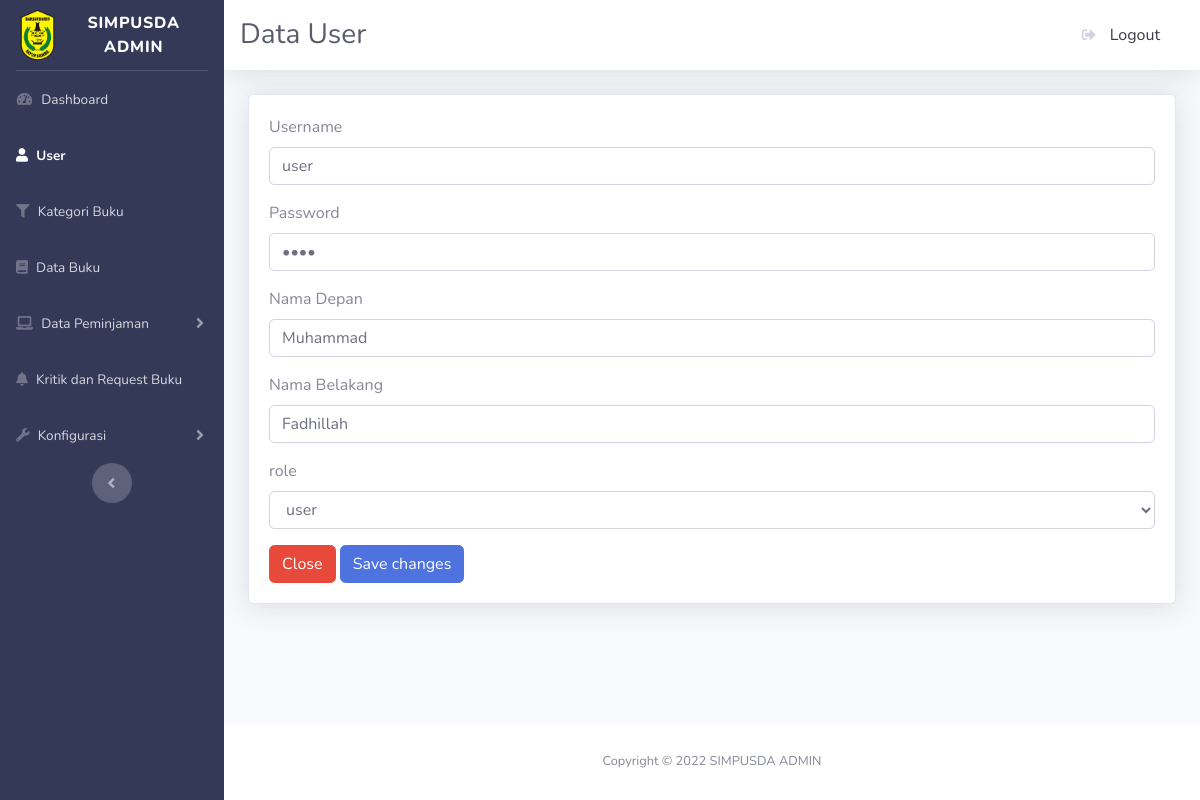
Screenshot of /admin/edituser.php?id=1 with the database file from the repository.
### tables this page shows
CREATE TABLE `m_user` (
  `id` int(10) UNSIGNED NOT NULL,
  `username` varchar(25) NOT NULL,
  `password` varchar(25) NOT NULL,
  `nama_depan` varchar(25) NOT NULL,
  `nama_belakang` varchar(25) NOT NULL,
  `m_role_id` int(10) UNSIGNED NOT NULL
);

### admin/edituser.php (the view, shortened to what this page needs)
<?php
include_once("config.php");
$stmt_user = $pdo_conn->prepare("SELECT * FROM m_user WHERE id=" ."'" . $_GET['id'] . "'");
$stmt_user->execute();
$result_user = $stmt_user->fetchAll();
?>
<?php
include_once("config.php");
?>
<!DOCTYPE html>
<html lang="en">
<head>
    <link href="vendor/fontawesome-free/css/all.min.css" rel="stylesheet" type="text/css">
    <link href="css/sb-admin-2.min.css" rel="stylesheet">
    <link href="vendor/datatables/dataTables.bootstrap4.min.css" rel="stylesheet">
</head>
<body id="page-top">
    <div id="wrapper">
        <ul class="navbar-nav bg-gradient-primary sidebar sidebar-dark accordion" id="accordionSidebar">
            <a class="sidebar-brand d-flex align-items-center justify-content-center" href="index.php">
                <div class="sidebar-brand-icon">
                    <img class="logo-abbr" height="60px" src="./img/logobaru.png" alt="">
                </div>
                <div class="sidebar-brand-text mx-3">SIMPUSDA ADMIN</div>
            </a>
            <hr class="sidebar-divider my-0">
            <li class="nav-item">
                <a class="nav-link" href="index.php">
                    <i class="fas fa-fw fa-tachometer-alt"></i>
                    <span>Dashboard</span></a>
            </li>
            <li class="nav-item active">
                <a class="nav-link" href="user.php">
                    <i class="fa fa-user"></i>
                    <span>User</span></a>
            </li>
            <li class="nav-item">
                <a class="nav-link" href="kategoribuku.php">
                    <i class="fa fa-filter"></i>
                    <span>Kategori Buku</span></a>
            </li>
            <li class="nav-item">
                <a class="nav-link" href="databuku.php">
                    <i class="fa fa-book"></i>
                    <span>Data Buku</span></a>
            </li>
            <li class="nav-item">
                <a class="nav-link collapsed" href="#" data-toggle="collapse" data-target="#collapseTwo"
                    aria-expanded="true" aria-controls="collapseTwo">
                    <i class="fa fa-laptop"></i>
                    <span>Data Peminjaman</span>
                </a>
            </li>
            <li class="nav-item">
                <a class="nav-link" href="kritikdanrequest.php">
                    <i class="fa fa-bell"></i>
                    <span>Kritik dan Request Buku</span></a>
            </li>
            <li class="nav-item ">
                <a class="nav-link collapsed" href="#" data-toggle="collapse" data-target="#collapseUtilities"
                    aria-expanded="true" aria-controls="collapseUtilities">
                    <i class="fa fa-wrench"></i>
                    <span>Konfigurasi</span>
                </a>
            </li>
            <div class="text-center d-none d-md-inline">
                <button class="rounded-circle border-0" id="sidebarToggle"></button>
            </div>
        </ul>
        <div id="content-wrapper" class="d-flex flex-column">
            <div id="content">
                <nav class="navbar navbar-expand navbar-light bg-white topbar mb-4 static-top shadow">
                    <h3 class="h3 mb-0 text-gray-800">Data User</h3>
                    <ul class="navbar-nav ml-auto">
                                <a class="dropdown-item" href="#" data-toggle="modal" data-target="#logoutModal">
                                    <i class="fas fa-sign-out-alt fa-sm fa-fw mr-2 text-gray-400"></i>
                                    Logout
                                </a>
                    </ul>
                </nav>
                <div class="container-fluid">
                    <div class="card shadow mb-4">
                        <div class="card-body">
                        <form action="" method="POST" name="form1" enctype="multipart/form-data">
                                <div class='form-group'>
                                <label for='exampleFormControlInput1'>Username</label>
                                <input type='text' class='form-control' id='exampleFormControlInput1' name="username" autocomplete="off" value="<?php echo $result_user[0]['username'];?>">
                                </div>
                                <div class='form-group'>
                                    <label for='exampleFormControlInput1'>Password</label>
                                    <input type='password' class='form-control' id='exampleFormControlInput1' name="password" autocomplete="off" value="<?php echo $result_user[0]['password'];?>">
                                </div>
                                <div class='form-group'>
                                    <label for='exampleFormControlInput1'>Nama Depan</label>
                                    <input type='text' class='form-control' id='exampleFormControlInput1' name="nama_depan" autocomplete="off" value="<?php echo $result_user[0]['nama_depan'];?>">
                                </div>
                                <div class='form-group'>
                                    <label for='exampleFormControlInput1'>Nama Belakang</label>
                                    <input type='text' class='form-control' id='exampleFormControlInput1' name="nama_belakang" autocomplete="off" value="<?php echo $result_user[0]['nama_belakang'];?>">
                                </div>
                                <div class="form-group">
                                    <label for="exampleFormControlSelect1">role</label>
                                    <select class="form-control" id="exampleFormControlSelect1" name="m_role_id" value="<?php echo $result_user[0]['m_role_id'];?>">
                                    <?php
                                    $stmt_role = $pdo_conn->prepare("SELECT * FROM m_role");
                                    $stmt_role->execute();
                                    $result_role = $stmt_role->fetchAll();
                                   foreach($result_role as $user_data){
                                        if($result_user[0]['m_role_id'] == 2)
                                        {
                                            echo "<option value='$user_data[id]' selected>$user_data[nama_role]</option>";
                                        }else
                                        {
                                            echo "<option value='$user_data[id]'>$user_data[nama_role]</option>";
                                        }
                                    }
                                    ?>
                                    </select>
                                </div>
                                <div class='form-footer'>
                                <a href="user.php"><button type="button" class="btn btn-danger" data-dismiss="modal">Close</button></a>
                                <button type="submit" name="update" value="Edit" class="btn btn-primary">Save changes</button>
                                </div>
                            </form>
                        </div>
                    </div>
                </div>
            </div>
            <footer class="sticky-footer bg-white">
                <div class="container my-auto">
                    <div class="copyright text-center my-auto">
                    <span>Copyright &copy;  SIMPUSDA ADMIN</span>
                    </div>
                </div>
            </footer>
        </div>
    </div>
</body>
</html>

### rows the page displays
m_user: username "user", nama_depan "Muhammad", nama_belakang "Fadhillah"

### other values shown
form field m_role_id "user"
